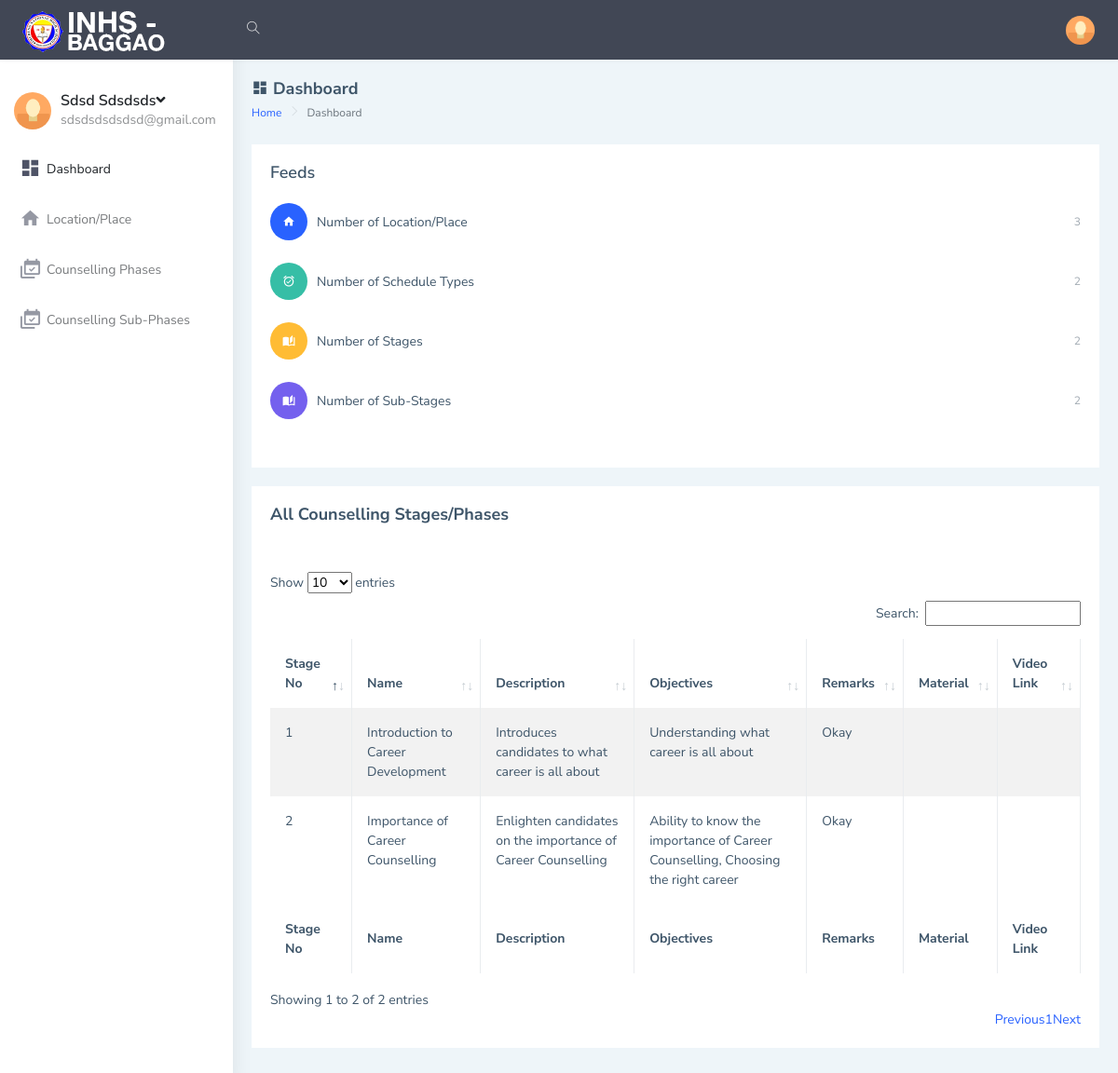
/student/index.php (signed in), run on the app's committed database.
### tables this page shows
CREATE TABLE `users_tbl` (
  `id` int(10) NOT NULL,
  `firstName` varchar(50) DEFAULT NULL,
  `lastName` varchar(50) DEFAULT NULL,
  `emailAddress` varchar(50) DEFAULT NULL,
  `password` varchar(20) DEFAULT NULL,
  `phoneNo` varchar(20) DEFAULT NULL,
  `address` text DEFAULT NULL,
  `dob` varchar(20) DEFAULT NULL,
  `gender` varchar(10) DEFAULT NULL,
  `hobbies` text DEFAULT NULL,
  `course` varchar(50) DEFAULT NULL,
  `qualification` varchar(50) DEFAULT NULL,
  `qualificationGrade` varchar(50) DEFAULT NULL,
  `skills` text DEFAULT NULL,
  `scheduleTypeId` varchar(10) DEFAULT NULL,
  `dateCreated` varchar(20) DEFAULT NULL
);

CREATE TABLE `stages_tbl` (
  `id` int(10) NOT NULL,
  `stageNo` varchar(10) DEFAULT NULL,
  `stageName` varchar(255) DEFAULT NULL,
  `description` text DEFAULT NULL,
  `remarks` text DEFAULT NULL,
  `objectives` text DEFAULT NULL,
  `material` text DEFAULT NULL,
  `videoLink` text DEFAULT NULL,
  `dateCreated` varchar(20) DEFAULT NULL
);

### student/includes/session.php (called while the page is built, shortened)
<?php
include('dbconnection.php');
if (isset($_SESSION['user_id']))
{
    $user_id = $_SESSION['user_id'];
    $que=mysqli_query($con,"select * from users_tbl where id ='$user_id'");
    $ret=mysqli_fetch_array($que);
}
else{
  echo "<script type = \"text/javascript\">
  window.location = (\"../index.php\");
  </script>";
}
?>

### student/index_action.php (called while the page is built, shortened)
<?php
include('includes/dbconnection.php');
$que1=mysqli_query($con,"select * from branch_tbl");
$branches = mysqli_num_rows($que1);
$que2=mysqli_query($con,"select * from scheduletype_tbl");
$scheduleTypes = mysqli_num_rows($que2);
$que3=mysqli_query($con,"select * from stages_tbl");
$stages = mysqli_num_rows($que3);
$que4=mysqli_query($con,"select * from substage_tbl");
$subStages = mysqli_num_rows($que4);
?>

### student/index.php (the view, shortened to what this page needs)
<!DOCTYPE html>
<html dir="ltr" lang="en">
<?php
include('includes/session.php');
include('index_action.php');
include('includes/header.php');
?>
<body>
    <div id="main-wrapper" data-layout="vertical" data-navbarbg="skin5" data-sidebartype="full"
        data-sidebar-position="absolute" data-header-position="absolute" data-boxed-layout="full">
        <?php include 'includes/topbar.php'?>
        <?php include 'includes/sidebar.php'?>
        <div class="page-wrapper">
            <div class="page-breadcrumb">
                <div class="row align-items-center">
                    <div class="col-5">
                        <h4 class="page-title"><i class="mdi mdi-view-dashboard"></i> Dashboard</h4>
                        <div class="d-flex align-items-center">
                            <nav aria-label="breadcrumb">
                                <ol class="breadcrumb">
                                    <li class="breadcrumb-item"><a href="#">Home</a></li>
                                    <li class="breadcrumb-item active" aria-current="page">Dashboard</li>
                                </ol>
                            </nav>
                        </div>
                    </div>
                </div>
            </div>
            <div class="container-fluid">
                <div class="row">
                    <div class="col-md-12">
                        <div class="card">
                            <div class="card-body">
                                <h4 class="card-title">Feeds</h4>
                                <div class="feed-widget">
                                    <ul class="list-style-none feed-body m-0 p-b-20">
                                        <li class="feed-item">
                                            <div class="feed-icon bg-info"><i class="mdi mdi-home"></i></div>Number of Location/Place<span class="ms-auto font-12 text-muted"><?php echo $branches;?></span>
                                        </li>
                                        <li class="feed-item">
                                            <div class="feed-icon bg-success"><i class="mdi mdi-alarm-check"></i></div> Number of Schedule Types<span class="ms-auto font-12 text-muted"><?php echo $scheduleTypes;?></span>
                                        </li>
                                        <li class="feed-item">
                                            <div class="feed-icon bg-warning"><i class="mdi mdi-book-open-page-variant"></i></div> Number of Stages<span class="ms-auto font-12 text-muted"><?php echo $stages;?></span>
                                        </li>
                                        <li class="feed-item">
                                            <div class="feed-icon bg-primary"><i class="mdi mdi-book-open-page-variant"></i></div> Number of Sub-Stages<span class="ms-auto font-12 text-muted"><?php echo $subStages;?></span>
                                        </li>
                                    </ul>
                                </div>
                            </div>
                        </div>
                    </div>
                </div>
                <div class="row">
                    <div class="col-lg-12 col-xlg-12 col-md-12">
                        <div class="card">
                            <div class="card-body">
                            <h4 class="page-title">All Counselling Stages/Phases</h4>
                                <br><br>
                                <table id="example" class="table table-striped table-bordered" style="width:100%">
                                    <thead>
                                        <tr>
                                            <th>Stage No</th>
                                            <th>Name</th>
                                            <th>Description</th>
                                            <th>Objectives</th>
                                            <th>Remarks</th>
                                            <th>Material</th>
                                            <th>Video Link</th>
                                        </tr>
                                    </thead>
                                    <tbody>
                                    <?php
                                        $que=mysqli_query($con,"SELECT * from stages_tbl ORDER BY stageNo ASC");
                                        while ($row=mysqli_fetch_array($que)) {
                                        ?>
                                        <tr>
                                            <td><?php echo $row['stageNo'];?></td>
                                            <td><?php echo $row['stageName'];?></td>
                                            <td><?php echo $row['description'];?></td>
                                            <td><?php echo $row['objectives'];?></td>
                                            <td><?php echo $row['remarks'];?></td>
                                            <td><?php echo $row['material'];?></td>
                                            <td><?php echo $row['videoLink'];?></td>
                                        </tr>
                                        <?php
                                        }
                                    ?>
                                    </tbody>
                                        <tfoot>
                                            <tr>
                                                <th>Stage No</th>
                                                <th>Name</th>
                                                <th>Description</th>
                                                <th>Objectives</th>
                                                <th>Remarks</th>
                                                <th>Material</th>
                                                <th>Video Link</th>
                                            </tr>
                                    </tfoot>
                                </table>
                            </div>
                        </div>
                    </div>
                </div>
            </div>
        </div>
    </div>
</body>
</html>

### student/includes/sidebar.php (shortened to what this page needs)
<aside class="left-sidebar" data-sidebarbg="skin6">
    <div class="scroll-sidebar">
        <nav class="sidebar-nav">
            <ul id="sidebarnav">
                <li>
                    <div class="user-profile d-flex no-block dropdown m-t-20">
                        <div class="user-pic"><img src="../assets/images/users/1.jpg" alt="users"
                                class="rounded-circle" width="40" /></div>
                        <div class="user-content hide-menu m-l-10">
                            <a href="#" class="" id="Userdd" role="button"
                                data-bs-toggle="dropdown" aria-haspopup="true" aria-expanded="false">
                                <h5 class="m-b-0 user-name font-medium"><?php echo ucfirst($ret['firstName'])." ".ucfirst($ret['lastName']);?><i
                                        class="fa fa-angle-down"></i></h5>
                                <span class="op-5 user-email"><?php echo $ret['emailAddress'];?></span>
                            </a>
                        </div>
                    </div>
                </li>
                <li class="sidebar-item"> <a class="sidebar-link waves-effect waves-dark sidebar-link"
                        href="index.php" aria-expanded="false"><i class="mdi mdi-view-dashboard"></i><span
                            class="hide-menu">Dashboard</span></a></li>
                <li class="sidebar-item"> <a class="sidebar-link waves-effect waves-dark sidebar-link"
                    href="branch.php" aria-expanded="false"><i class="mdi mdi-home"></i><span
                class="hide-menu">Location/Place</span></a></li>
                <li class="sidebar-item"> <a class="sidebar-link waves-effect waves-dark sidebar-link"
                    href="schedule.php" aria-expanded="false"><i class="mdi mdi-calendar-multiple-check"></i><span
                class="hide-menu">Counselling Phases</span></a></li>
                <li class="sidebar-item"> <a class="sidebar-link waves-effect waves-dark sidebar-link"
                    href="schedule2.php" aria-expanded="false"><i class="mdi mdi-calendar-multiple-check"></i><span
                class="hide-menu">Counselling Sub-Phases</span></a></li>
            </ul>
        </nav>
    </div>
</aside>

### data on the page
users_tbl: firstName "Sdsd", lastName "Sdsdsds", emailAddress "sdsdsdsdsdsd@gmail.com"
stages_tbl: stageNo "1", stageName "Introduction to Career Development", description "Introduces candidates to what career is all about", objectives "Understanding what career is all about", remarks "Okay"
stages_tbl: stageNo "2", stageName "Importance of Career Counselling", description "Enlighten candidates on the importance of Career Counselling", objectives "Ability to know the importance of Career Counselling, Choosing the right career", remarks "Okay"

### other printed values
$branches "3"
$scheduleTypes "2"
$stages "2"
$subStages "2"
